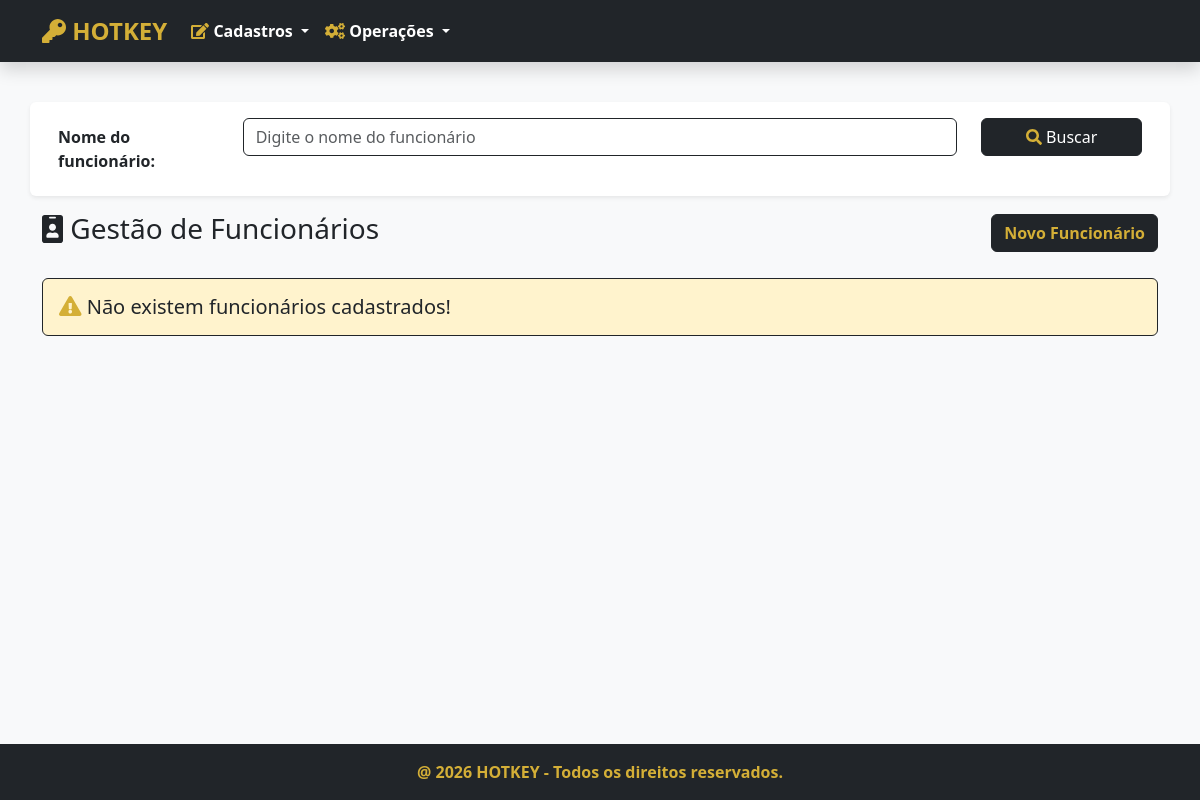
The app's page /funcionarios/, older data.
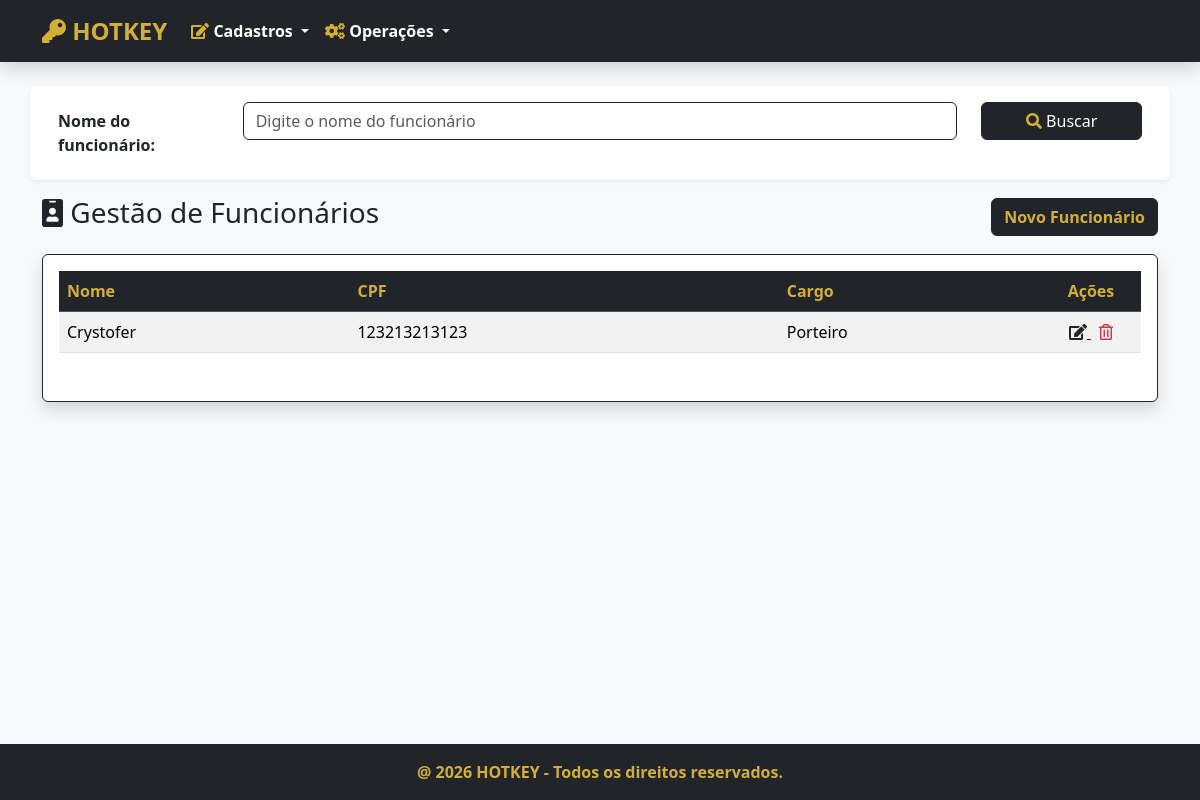
The same page, newer data.
### funcionarios/models.py (models this page shows, shortened)
class Funcionario(Pessoa):
    CARGO_CHOICES = [
        ('PORTEIRO', 'Porteiro'),
        ('GERENTE', 'Gerente'),
    ]
    cargo = models.CharField ('Cargo',max_length=20, choices=CARGO_CHOICES, default='PORTEIRO')
    class Meta:
        verbose_name = 'Funcionario'
        verbose_name_plural = 'Funcionarios'

### clientes/models.py (models this page shows)
class Pessoa(models.Model):
    nome = models.CharField('Nome', max_length=100, help_text='Nome completo')
    cpf = models.CharField('CPF', max_length=14, unique=True, help_text='Apenas números ou formato 000.000.000-00')

### funcionarios/views.py (the view)
# urls.py: path('', FuncionarioListView.as_view(), name='funcionarios'),
class FuncionarioListView(ListView):
    model = Funcionario
    template_name = 'funcionarios.html'
    def get_queryset(self):
        buscar = self.request.GET.get('buscar')
        qs = super(FuncionarioListView, self).get_queryset()
        if buscar:
            qs = qs.filter(nome__icontains=buscar)
        if qs.count() > 0:
            paginator = Paginator(qs, 5)
            listagem = paginator.get_page(self.request.GET.get('page'))
            return listagem
        else:
            return messages.info(self.request,'Não existem funcionários cadastrados!')

### funcionarios/templates/funcionarios.html (shortened to what this page needs)
{% extends 'index.html' %}
{% load django_bootstrap5 %}
{% block content %}
<section class="section mt-4">
    <div class="container">
        <form action="" method="GET">
            <div class="form-group row p-3 mb-3 bg-white shadow-sm rounded">
                <label class="col-sm-2 col-form-label fw-bold">Nome do funcionário:</label>
                <div class="col-sm-8">
                    <input class="form-control border-dark" type="text" name="buscar" value="{{ request.GET.buscar }}" placeholder="Digite o nome do funcionário">
                </div>
                <div class="col-sm-2">
                    <button type="submit" class="btn btn-dark w-100"><i class="fas fa-search text-gold"></i> Buscar</button>
                </div>
            </div>
        </form>
        <div class="d-flex justify-content-between align-items-center mb-3">
            <h3 class="text-dark"><i class="fas fa-id-badge"></i> Gestão de Funcionários</h3>
            <a href="{% url 'funcionario_adicionar' %}" class="btn btn-dark text-gold fw-bold">Novo Funcionário</a>
        </div>
        {% if object_list %}
        <div class="card shadow border-dark">
            <div class="card-body">
                <div class="table-responsive">
                    <table class="table table-hover table-striped">
                        <thead class="table-dark">
                            <tr>
                                <th class="text-gold">Nome</th>
                                <th class="text-gold">CPF</th>
                                <th class="text-gold">Cargo</th>
                                <th style="width: 100px; text-align: center" class="text-gold">Ações</th>
                            </tr>
                        </thead>
                        <tbody>
                            {% for funcionario in object_list %}
                            <tr>
                                <td>{{ funcionario.nome }}</td>
                                <td>{{ funcionario.cpf }}</td>
                                <td>{{ funcionario.get_cargo_display }}</td>
                                <td style="text-align: center">
                                    <a href="{% url 'funcionario_editar' funcionario.pk %}" class="text-dark me-2" title="Editar">
                                        <i class="fas fa-edit"></i>
                                    </a>
                                    <a href="{% url 'funcionario_apagar' funcionario.pk %}" class="text-danger" title="Excluir">
                                        <i class="far fa-trash-alt"></i>
                                    </a>
                                </td>
                            </tr>
                            {% endfor %}
                        </tbody>
                    </table>
                </div>
            </div>
        </div>
        {% else %}
        <div class="alert alert-warning border-dark text-dark mt-4">
            <h5 class="m-0"><i class="fas fa-exclamation-triangle text-gold"></i> Não existem funcionários cadastrados!</h5>
        </div>
        {% endif %}
    </div>
</section>
{% endblock %}

Row changes from the older to the newer data that the page shows:
added Funcionario: nome "Crystofer", cpf "123213213123", cargo "Porteiro"
Text that changed along with them:
text no longer shown: "Não existem funcionários cadastrados!"
text now shown: "Nome CPF Cargo Ações"
